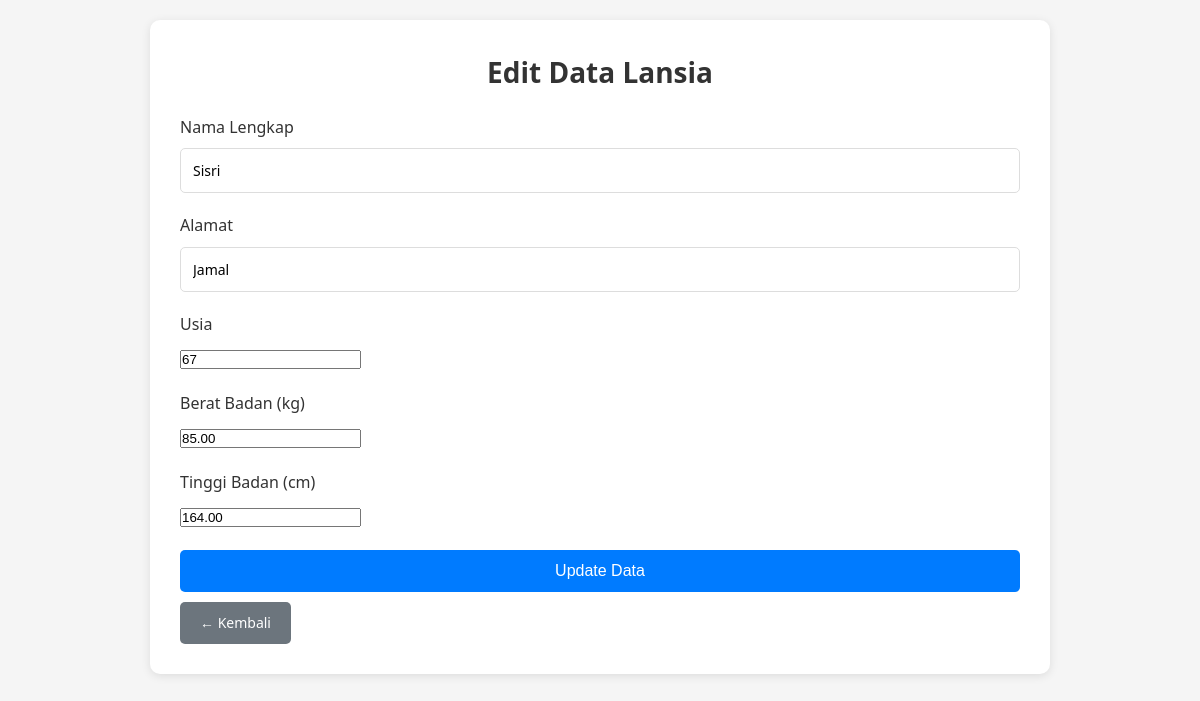
/edit.php?id=3 (signed in), run on the app's committed database.
### tables this page shows
CREATE TABLE `lansia` (
  `id` int(11) NOT NULL,
  `nama` varchar(100) DEFAULT NULL,
  `alamat` text DEFAULT NULL,
  `usia` int(11) DEFAULT NULL,
  `berat_badan` decimal(5,2) DEFAULT NULL,
  `tinggi_badan` decimal(5,2) DEFAULT NULL
);

### edit.php (the view, shortened to what this page needs)
<?php
include 'config.php';
$id = isset($_GET['id']) ? intval($_GET['id']) : 0;
$query_select = "SELECT * FROM lansia WHERE id = $id";
$result = mysqli_query($koneksi, $query_select);
$data = mysqli_fetch_assoc($result);
?>
<!DOCTYPE html>
<html lang="id">
<head>
    <link rel="stylesheet" href="style.css">
</head>
<body>
    <div class="container">
        <h2>Edit Data Lansia</h2>
        <form method="POST" action="">
            <div class="form-group">
                <label for="nama">Nama Lengkap</label>
                <input type="text" id="nama" name="nama"
                    value="<?php echo htmlspecialchars($data['nama']); ?>"
                    placeholder="Masukkan nama lansia" required>
            </div>
            <div class="form-group">
                <label for="alamat">Alamat</label>
                <input type="text" id="alamat" name="alamat"
                    value="<?php echo htmlspecialchars($data['alamat']); ?>"
                    placeholder="Masukkan alamat lengkap" required>
            </div>
            <div class="form-group">
                <label for="usia">Usia</label>
                <input type="number" id="usia" name="usia"
                    value="<?php echo htmlspecialchars($data['usia']); ?>"
                    placeholder="Masukkan usia" required>
            </div>
            <div class="form-group">
                <label for="berat">Berat Badan (kg)</label>
                <input type="number" step="0.01" id="berat" name="berat"
                    value="<?php echo htmlspecialchars($data['berat_badan']); ?>"
                    placeholder="Dalam satuan (kg)" required>
            </div>
            <div class="form-group">
                <label for="tinggi">Tinggi Badan (cm)</label>
                <input type="number" step="0.01" id="tinggi" name="tinggi"
                    value="<?php echo htmlspecialchars($data['tinggi_badan']); ?>"
                    placeholder="Dalam satuan (cm)" required>
            </div>
            <button type="submit" class="btn btn-simpan">Update Data</button>
            <a href="index.php" class="btn btn-kembali">← Kembali</a>
        </form>
    </div>
</body>
</html>

### style.css (style rules this page uses)
* { margin: 0; padding: 0; box-sizing: border-box; }
body { font-family: 'Segoe UI', Tahoma, Geneva, Verdana, sans-serif; background-color: #f5f5f5; padding: 20px; line-height: 1.6; }
.container { max-width: 900px; margin: 0 auto; background-color: #ffffff; padding: 30px; border-radius: 10px; box-shadow: 0 2px 10px rgba(0, 0, 0, 0.1); }
h2 { color: #333; margin-bottom: 20px; text-align: center; font-size: 28px; }
.btn { display: inline-block; padding: 10px 20px; text-decoration: none; border-radius: 5px; font-size: 14px; cursor: pointer; border: none; transition: background-color 0.3s ease; }
.btn-simpan { background-color: #007bff; color: white; width: 100%; padding: 12px; font-size: 16px; }
.btn-kembali { background-color: #6c757d; color: white; margin-top: 10px; }
.form-group { margin-bottom: 20px; }
label { display: block; margin-bottom: 8px; color: #333; font-weight: 500; }
input[type="text"], textarea { width: 100%; padding: 12px; border: 1px solid #ddd; border-radius: 5px; font-size: 14px; font-family: inherit; }

### data on the page
lansia: nama "Sisri", alamat "Jamal", usia "67", berat "85.00", tinggi "164.00"
